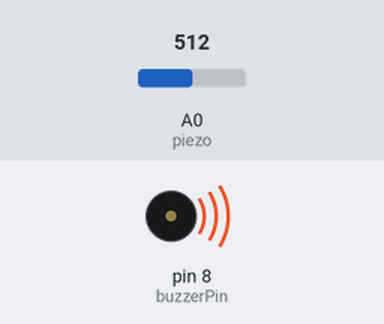
The sketch below on a simulated Arduino Uno, built with avr-gcc and run on an emulated ATmega328P. Shown: buzzer (waves = sounding). The inputs (shaded band) are chosen by the test bench; at power-on: A0 (piezo) = 512.

Above: at 1.2 s.
1.3 s: A0 (piezo) set to 317
2.8 s: A0 (piezo) set to 283
At 3.1 s:
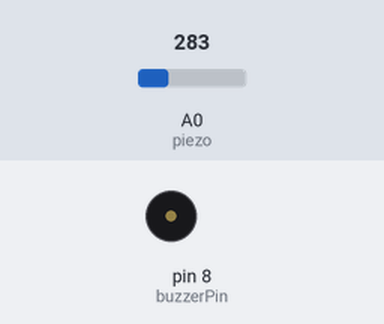
4.3 s: A0 (piezo) set to 306
At 5.4 s:
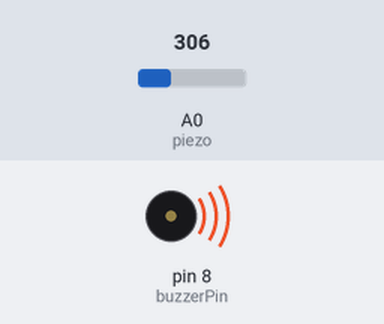
5.8 s: A0 (piezo) set to 290
At 6.5 s:
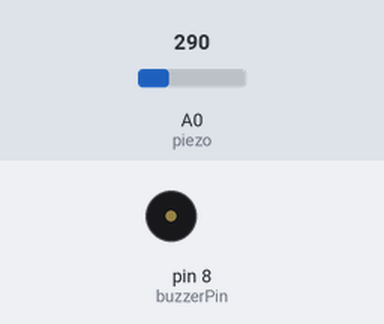
Timing chart, 0 to 8.3 s (numbered marks = the images above; inputs shaded):
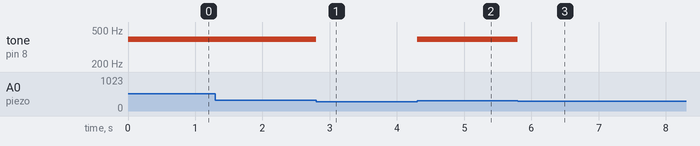

The sketch:

ch12_3.ino
```cpp
int piezo = 0;
int buzzerPin = 8;
int piezoValue = 0;
int THRESHOLD = 300;

void setup() {
  pinMode(buzzerPin, OUTPUT);
}

void loop() {
  piezoValue = analogRead(piezo);
  if (piezoValue > THRESHOLD) {
    tone(buzzerPin, 392);
  } else {
    noTone(buzzerPin);
  }
}
```

Measured:
- the behaviour switches between 301 and 300 on A0 (piezo) (found by bisection; images 0 and 1)
- after the input at 1.3 s, every drawn part: stays the same
- after the input at 2.8 s, tone on pin 8 (buzzerPin): 392 Hz → silent at once
- after the input at 4.3 s, tone on pin 8 (buzzerPin): silent → 392 Hz at once
- after the input at 5.8 s, tone on pin 8 (buzzerPin): 392 Hz → silent at once
